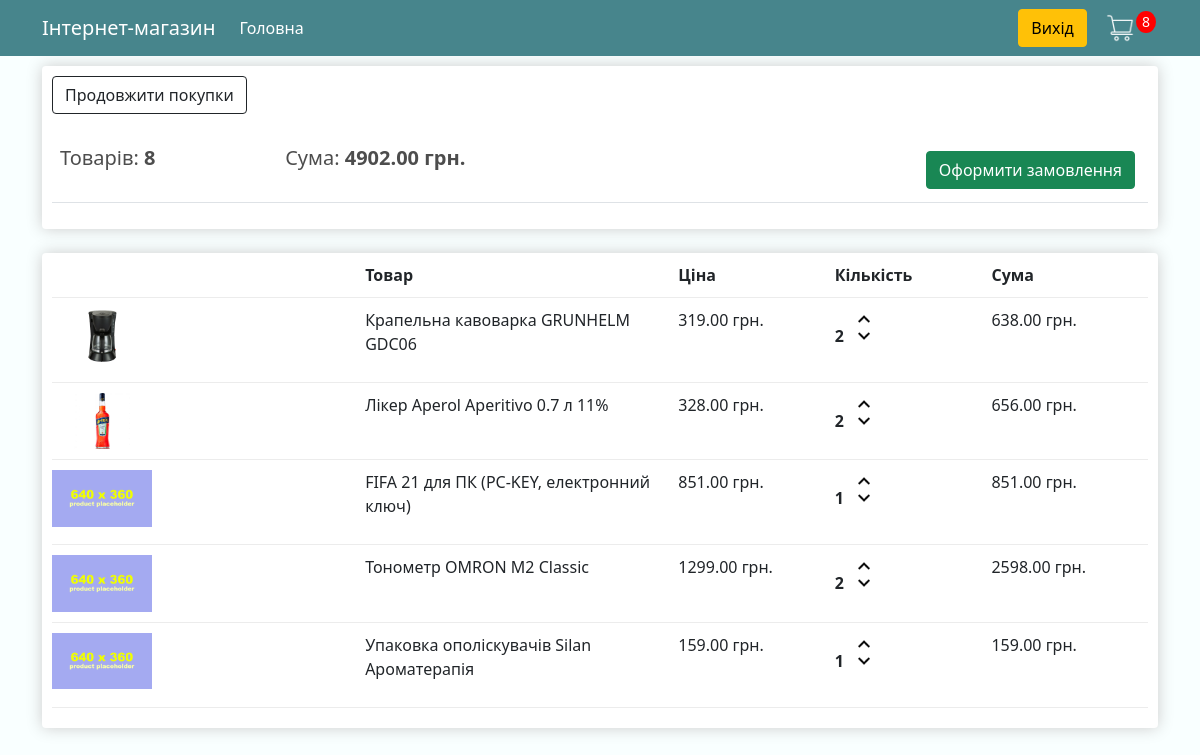
The app's page /cart/ (signed in) with its own data.
### store/models.py (models this page shows, shortened)
class Order(models.Model):
    customer = models.ForeignKey(Customer, on_delete=models.SET_NULL, blank=True,
                                 null=True)
    date_ordered = models.DateTimeField(auto_now_add=True)
    is_complete = models.BooleanField(default=False, null=True, blank=False)
    transaction_id = models.CharField(max_length=150, null=True)
    @property
    def get_cart_total(self):
        orderitems = self.orderitem_set.all()
        total = sum([item.get_total for item in orderitems])
        return total
    @property
    def get_cart_items(self):
        orderitems = self.orderitem_set.all()
        total = sum([item.quantity for item in orderitems])
        return total

class OrderItem(models.Model):
    product = models.ForeignKey(Product, on_delete=models.SET_NULL, null=True)
    order = models.ForeignKey(Order, on_delete=models.SET_NULL, null=True)
    quantity = models.IntegerField(default=0, null=True, blank=True)
    date_added = models.DateTimeField(auto_now_add=True)
    @property
    def get_total(self):
        total = self.product.price * self.quantity
        return total

class Product(models.Model):
    name = models.CharField(max_length=100, null=True)
    price = models.DecimalField(max_digits=9, decimal_places=2)
    image = models.ImageField(null=True, blank=True)
    is_digital = models.BooleanField(default=False, null=True, blank=False)
    @property
    def imageURL(self):
        try:
            url = self.image.url
        except:
            url = 'images/prod_placeholder.png'
        return url

### store/views.py (the view)
# urls.py: path('cart/', views.cart, name="cart"),
def cart(request):
    page_title = 'Корзина — Інтернет-магазин Дмитра Гурського'
    data = cartData(request)
    cartItems = data['cartItems']
    order = data['order']
    items = data['items']
    context = {
        'page_title': page_title,
        'items': items,
        'order': order,
        'cartItems': cartItems,
    }
    return render(request, 'store/cart.html', context)

### store/utils.py (called while the page is built)
def cartData(request):
    if request.user.is_authenticated:
        customer = request.user.customer
        order, created = Order.objects.get_or_create(customer=customer, is_complete=False)
        items = order.orderitem_set.all()
        cartItems = order.get_cart_items
    else:
        cookieData = cookieCart(request)
        cartItems = cookieData['cartItems']
        order = cookieData['order']
        items = cookieData['items']
    return {'cartItems': cartItems, 'order': order, 'items': items}

### store/templates/store/cart.html
{% extends 'store/main.html' %}
{% load static %}
{% block content %}
<div class="row">
<div class="col-lg-12">
    <div class="box-element">
        <a class="btn btn-outline-dark" href="{% url 'home' %}">Продовжити покупки</a>
        <br>
        <br>
        <table class="table">
            <tr>
                <th><h5>Товарів: <strong>{{ order.get_cart_items }}</strong></h5></th>
                <th><h5>Сума: <strong>{{ order.get_cart_total|floatformat:2 }} грн.</strong></h5></th>
                <th>
                    <a style="float: right; margin: 5px;" class="btn btn-success" href="{% url 'checkout' %}">
                    Оформити замовлення</a>
                </th>
            </tr>
        </table>
    </div>
    <br>
    <div class="box-element">
        <div class="cart-row">
            <div style="flex: 2"></div>
            <div style="flex: 2"><strong>Товар</strong></div>
            <div style="flex: 1"><strong>Ціна</strong></div>
            <div style="flex: 1"><strong>Кількість</strong></div>
            <div style="flex: 1"><strong>Сума</strong></div>
        </div>
        {% for item in items %}
        <div class="cart-row">
					<div style="flex:2"><img class="row-image" src="{{item.product.imageURL}}"></div>
					<div style="flex:2"><p>{{ item.product.name}}</p></div>
					<div style="flex:1"><p>{{ item.product.price|floatformat:2 }} грн.</p></div>
					<div style="flex:1">
						<p class="quantity">{{ item.quantity }}</p>
						<div class="quantity">
							<img data-product="{{item.product.id}}" data-action="add" class="chg-quantity update-cart" src="{% static  'images/cart-up.png' %}">
							<img data-product="{{item.product.id}}" data-action="remove" class="chg-quantity update-cart" src="{% static  'images/cart-down.png' %}">
						</div>
					</div>
					<div style="flex:1"><p>{{ item.get_total|floatformat:2 }} грн.</p></div>
        </div>
        {% endfor %}
    </div>
</div>
</div>
{% endblock %}

### static/styles/main.css (style rules this page uses)
body { background-color: #f9ffff; }
h1,h2,h3,h4,h5,h6 { color:hsl(0, 0%, 30%); }
.box-element { box-shadow:hsl(0, 0%, 80%) 0 0 16px; background-color: #fff; border-radius: 4px; padding: 10px; }
.col-lg-4, .col-lg-6, .col-lg-8, .col-lg-12 { margin-top: 10px; }
.btn { border-radius: 4px; }
.row-image { width: 100px; }
.cart-row { display: flex; align-items: flex-stretch; padding-bottom: 10px; margin-bottom: 10px; border-bottom: 1px solid #ececec; }
.quantity { display: inline-block; font-weight: 700; padding-right:10px; }
.chg-quantity { width: 12px; cursor: pointer; display: block; margin-top: 5px; transition:.1s; }

### records on screen
Order: get_cart_items "8", get_cart_total "4902.00"
OrderItem: product.imageURL (picture), product.name "Крапельна кавоварка GRUNHELM GDC06", product.price "319.00", quantity "2", get_total "638.00"
OrderItem: product.imageURL (picture), product.name "Лікер Aperol Aperitivo 0.7 л 11%", product.price "328.00", quantity "2", get_total "656.00"
OrderItem: product.name "FIFA 21 для ПК (PC-KEY, електронний ключ)", product.price "851.00", quantity "1", get_total "851.00"
OrderItem: product.name "Тонометр OMRON M2 Classic", product.price "1299.00", quantity "2", get_total "2598.00"
OrderItem: product.name "Упаковка ополіскувачів Silan Ароматерапія", product.price "159.00", quantity "1", get_total "159.00"

### other values on screen
{{ cartItems }} "8"
